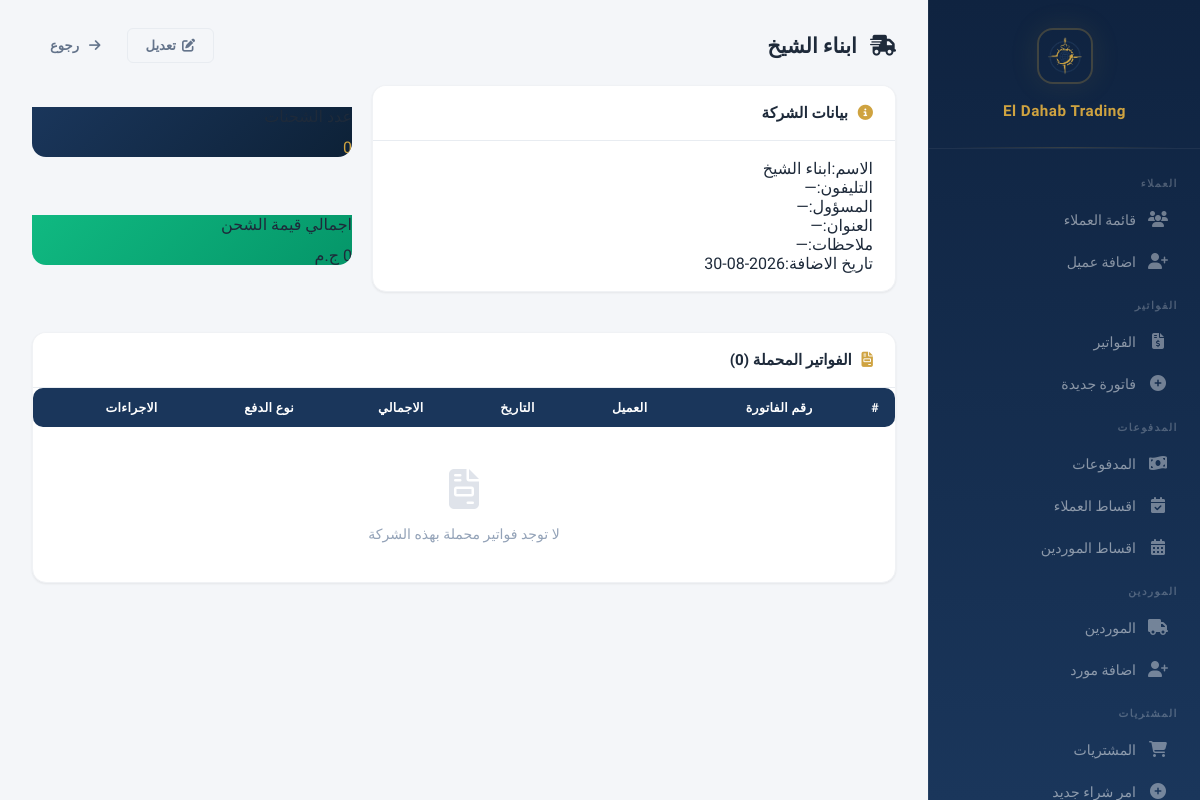
The app's page /shipping/11 (signed in) with its own data.
### models.py (models this page shows)
class ShippingCompany(db.Model):
    __tablename__ = 'shipping_companies'
    id = db.Column(db.Integer, primary_key=True)
    name = db.Column(db.String(200), nullable=False)
    phone = db.Column(db.String(50))
    contact_person = db.Column(db.String(200))
    address = db.Column(db.Text)
    notes = db.Column(db.Text)
    created_at = db.Column(db.DateTime, default=datetime.utcnow)
    def total_shipments(self):
        return Invoice.query.filter_by(shipping_company=self.name).count()
    def total_shipped_value(self):
        from sqlalchemy import func
        result = db.session.query(func.sum(Invoice.total)).filter_by(shipping_company=self.name).scalar()
        return result or 0

### app.py (the view)
@app.route('/shipping/<int:company_id>')
@login_required
def shipping_profile(company_id):
    c = ShippingCompany.query.get_or_404(company_id)
    invoices = Invoice.query.filter_by(shipping_company=c.name).order_by(Invoice.date.desc()).all()
    return render_template('shipping_profile.html', company=c, invoices=invoices)

### app.py (called while the page is built)
@app.context_processor
def inject_payment_methods():
    return {'PAYMENT_METHODS': PAYMENT_METHODS, 'parse_images': parse_images}

@app.before_request
def check_session_expiry():
    if 'user_id' in session and session.get('expires_at'):
        if datetime.utcnow().timestamp() > session['expires_at']:
            session.clear()
            flash('انتهت الجلسة، يرجى تسجيل الدخول مرة اخرى', 'warning')
            return redirect(url_for('login'))

@app.context_processor
def inject_user():
    if not hasattr(g, 'current_user'):
        g.current_user = db.session.get(User, session['user_id']) if 'user_id' in session else None
    return dict(current_user=g.current_user)

### models.py (called while the page is built)
    def has_permission(self, page):
        if self.is_admin:
            return True
        return any(p.page == page for p in self.permissions)

### templates/shipping_profile.html (shortened to what this page needs)
{% extends "base.html" %}
{% block content %}
<div class="page-header">
    <h1 style="font-size:1.3rem;font-weight:700;color:var(--text);margin:0;">
        <i class="fas fa-shipping-fast" style="margin-left:8px;"></i> {{ company.name }}
    </h1>
    <div style="display:flex;gap:8px;">
        <a href="{{ url_for('shipping_edit', company_id=company.id) }}" class="btn btn-outline"><i class="fas fa-edit"></i> تعديل</a>
        <a href="{{ url_for('shipping_list') }}" class="btn btn-ghost"><i class="fas fa-arrow-right" style="margin-left:4px;"></i> رجوع</a>
    </div>
</div>
<div class="two-col">
    <div>
        <div class="data-card">
            <div class="data-card-header">
                <h3><i class="fas fa-info-circle" style="margin-left:6px;color:var(--gold);"></i> بيانات الشركة</h3>
            </div>
            <div class="data-card-body">
                <div class="info-row"><span class="info-label">الاسم:</span><span class="info-value">{{ company.name }}</span></div>
                <div class="info-row"><span class="info-label">التليفون:</span><span class="info-value">{{ company.phone or '—' }}</span></div>
                <div class="info-row"><span class="info-label">المسؤول:</span><span class="info-value">{{ company.contact_person or '—' }}</span></div>
                <div class="info-row"><span class="info-label">العنوان:</span><span class="info-value">{{ company.address or '—' }}</span></div>
                <div class="info-row"><span class="info-label">ملاحظات:</span><span class="info-value">{{ company.notes or '—' }}</span></div>
                <div class="info-row"><span class="info-label">تاريخ الاضافة:</span><span class="info-value">{{ company.created_at.strftime('%Y-%m-%d') if company.created_at else '—' }}</span></div>
            </div>
        </div>
    </div>
    <div style="display:flex;flex-direction:column;gap:16px;">
        <div class="data-card" style="border:none;box-shadow:none;background:transparent;">
            <div class="profile-balance" style="background:linear-gradient(135deg,var(--navy),#0d2137);">
                <div class="balance-label">عدد الشحنات</div>
                <div class="balance-value" style="color:var(--gold);">{{ company.total_shipments() }}</div>
            </div>
        </div>
        <div class="data-card" style="border:none;box-shadow:none;background:transparent;">
            <div class="profile-balance" style="background:linear-gradient(135deg,#10b981,#059669);">
                <div class="balance-label">اجمالي قيمة الشحن</div>
                <div class="balance-value">{{ "{:,.0f}".format(company.total_shipped_value() or 0) }} ج.م</div>
            </div>
        </div>
    </div>
</div>
<div class="data-card" style="margin-top:20px;">
    <div class="data-card-header">
        <h3><i class="fas fa-file-invoice" style="margin-left:6px;color:var(--gold);"></i> الفواتير المحملة ({{ invoices|length }})</h3>
    </div>
    <div class="data-card-body" style="padding:0;">
        <table>
            <thead>
                <tr>
                    <th>#</th>
                    <th>رقم الفاتورة</th>
                    <th>العميل</th>
                    <th>التاريخ</th>
                    <th>الاجمالي</th>
                    <th>نوع الدفع</th>
                    <th>الاجراءات</th>
                </tr>
            </thead>
            <tbody>
                {% if not invoices %}
                <tr><td colspan="7" class="empty-state" style="padding:40px;">
                    <div class="empty-icon"><i class="fas fa-file-invoice"></i></div>
                    <p>لا توجد فواتير محملة بهذه الشركة</p>
                </td></tr>
                {% endif %}
            </tbody>
        </table>
    </div>
</div>
{% endblock %}

### static/css/style.css (style rules this page uses)
:root { --gold: #cfa340; --gold-light: #e8c96a; --gold-dark: #b8892e; --gold-glow: rgba(207, 163, 64, 0.15); --navy: #1a365b; --navy-light: #264a7a; --navy-dark: #0f2340; --bg: #f4f6f9; --card: #ffffff; --card-hover: #fafbfd; --border: #e8ecf1; --border-light: #f0f2f5; --text: #1e2a3a; --text-secondary: #64748b; --text-muted: #94a3b8; --success: #10b981; --success-bg: rgba(16, 185, 129, 0.08); --danger: #ef4444; --danger-bg: rgba(239, 68, 68, 0.08); --warning: #f59e0b; --warning-bg: rgba(245, 158, 11, 0.08); --info: #3b82f6; --info-bg: rgba(59, 130, 246, 0.08); --sidebar-w: 272px; --shadow-xs: 0 1px 2px rgba(0,0,0,0.04); --shadow-sm: 0 1px 3px rgba(0,0,0,0.06), 0 1px 2px rgba(0,0,0,0.04); --shadow-md: 0 4px 6px -1px rgba(0,0,0,0.07), 0 2px 4px -2px rgba(0,0,0,0.05); --shadow-lg: 0 10px 15px -3px rgba(0,0,0,0.08), 0 4px 6px -4px rgba(0,0,0,0.04); --shadow-xl: 0 20px 25px -5px rgba(0,0,0,0.08), 0 8px 10px -6px rgba(0,0,0,0.04); --shadow-card: 0 1px 3px rgba(0,0,0,0.04), 0 1px 2px rgba(0,0,0,0.03); --shadow-card-hover: 0 10px 40px rgba(0,0,0,0.08); --radius: 14px; --radius-sm: 10px; --radius-xs: 6px; --transition: all 0.2s cubic-bezier(0.4, 0, 0.2, 1); }
* { margin: 0; padding: 0; box-sizing: border-box; }
html { scroll-behavior: smooth; }
body { font-family: 'IBM Plex Sans Arabic', -apple-system, BlinkMacSystemFont, sans-serif; background: var(--bg); color: var(--text); direction: rtl; min-height: 100vh; -webkit-font-smoothing: antialiased; -moz-osx-font-smoothing: grayscale; }
.data-card { background: var(--card); border-radius: var(--radius); box-shadow: var(--shadow-card); margin-bottom: 20px; overflow: hidden; border: 1px solid var(--border-light); }
.data-card-header { padding: 18px 22px; border-bottom: 1px solid var(--border); display: flex; align-items: center; justify-content: space-between; background: var(--card); }
.data-card-header h3 { font-size: 0.95rem; font-weight: 600; color: var(--text); }
.data-card-body { padding: 18px 22px; }
table { width: 100%; border-collapse: collapse; }
table thead th { background: var(--navy); color: #fff; padding: 12px 16px; font-size: 0.78rem; font-weight: 600; text-align: right; white-space: nowrap; letter-spacing: 0.3px; text-transform: uppercase; }
table thead th:first-child { border-radius: 0 var(--radius-sm) var(--radius-sm) 0; }
table thead th:last-child { border-radius: var(--radius-sm) 0 0 var(--radius-sm); }
table tbody td { padding: 13px 16px; border-bottom: 1px solid var(--border-light); font-size: 0.85rem; color: var(--text); }
table tbody tr { transition: var(--transition); }
table tbody tr:last-child td { border-bottom: none; }
.btn { display: inline-flex; align-items: center; gap: 6px; padding: 9px 18px; border: none; border-radius: var(--radius-xs); font-family: inherit; font-weight: 600; font-size: 0.82rem; cursor: pointer; transition: var(--transition); text-decoration: none; white-space: nowrap; }
.btn-outline { background: transparent; border: 1.5px solid var(--border); color: var(--text-secondary); }
.btn-ghost { background: transparent; color: var(--text-secondary); }
.profile-balance { display: grid; grid-template-columns: repeat(auto-fit, minmax(170px, 1fr)); gap: 12px; margin-top: 22px; position: relative; z-index: 1; }
.empty-state { text-align: center; padding: 50px 20px; color: var(--text-muted); }
.empty-state .empty-icon { font-size: 2.5rem; margin-bottom: 12px; opacity: 0.3; }
.empty-state p { font-size: 0.88rem; font-weight: 500; }
.page-header { display: flex; justify-content: space-between; align-items: center; margin-bottom: 22px; gap: 12px; }
.page-header h1 { margin: 0; }
.two-col { display: grid; grid-template-columns: 1fr 320px; gap: 20px; align-items: start; }

### records on screen
ShippingCompany: name "ابناء الشيخ", phone "—", contact_person "—", address "—", notes "—", created_at "2026-08-30", total_shipments "0", name "0"

### other values on screen
{{ invoices|length }} "0"
